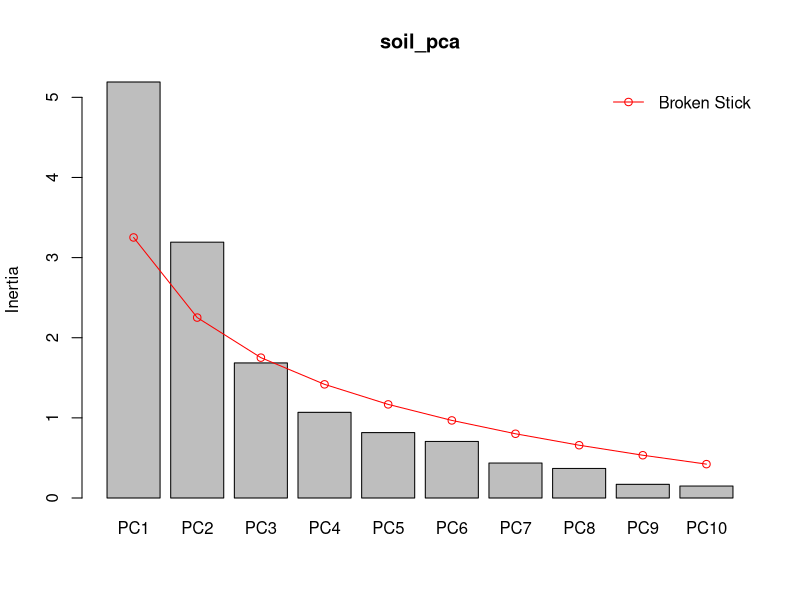
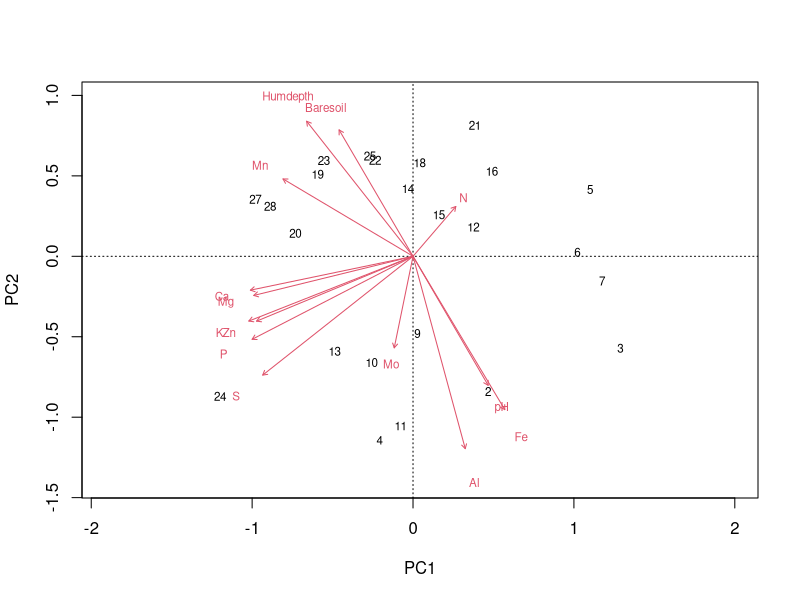
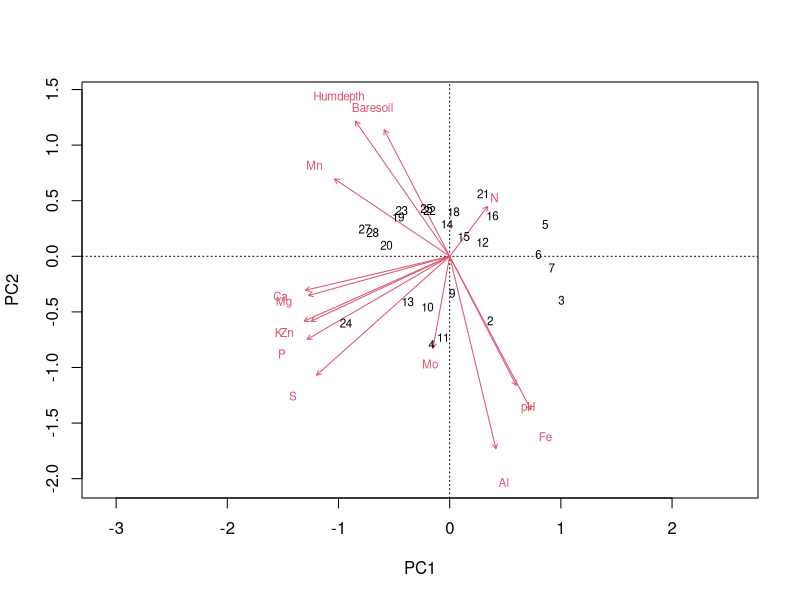
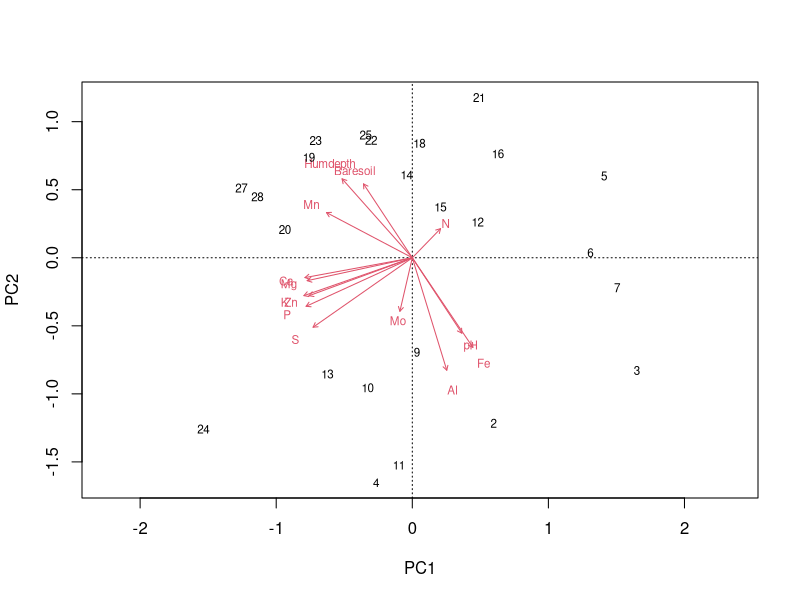
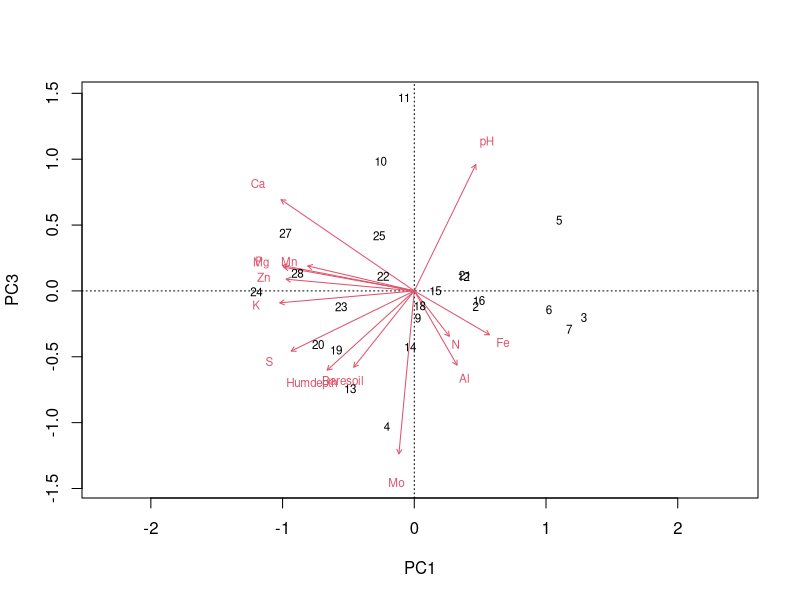
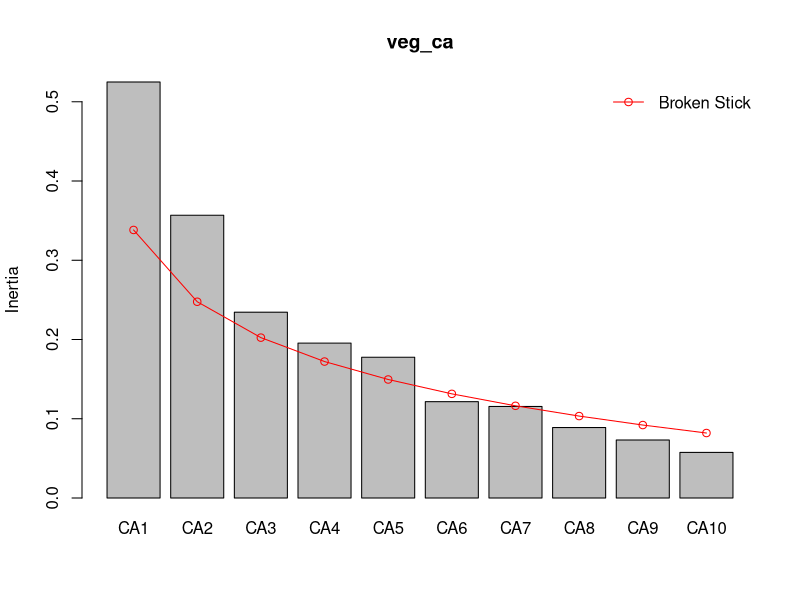
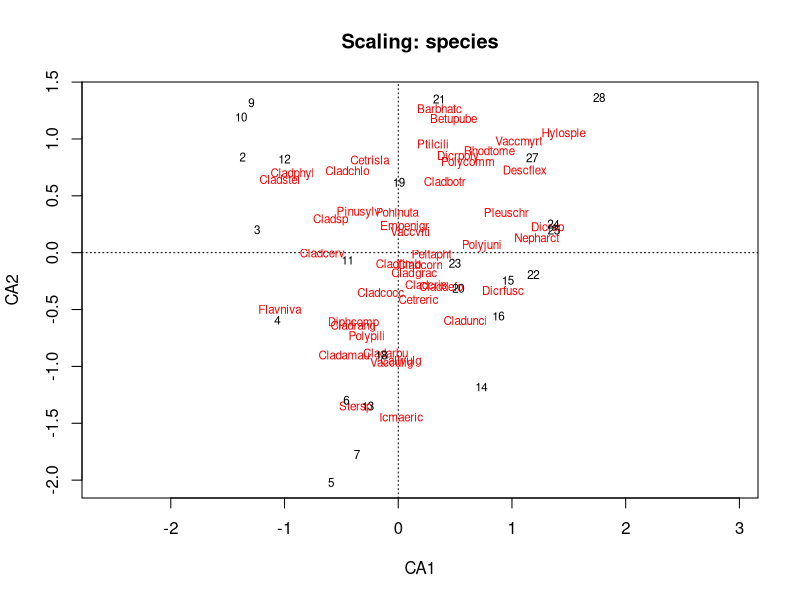
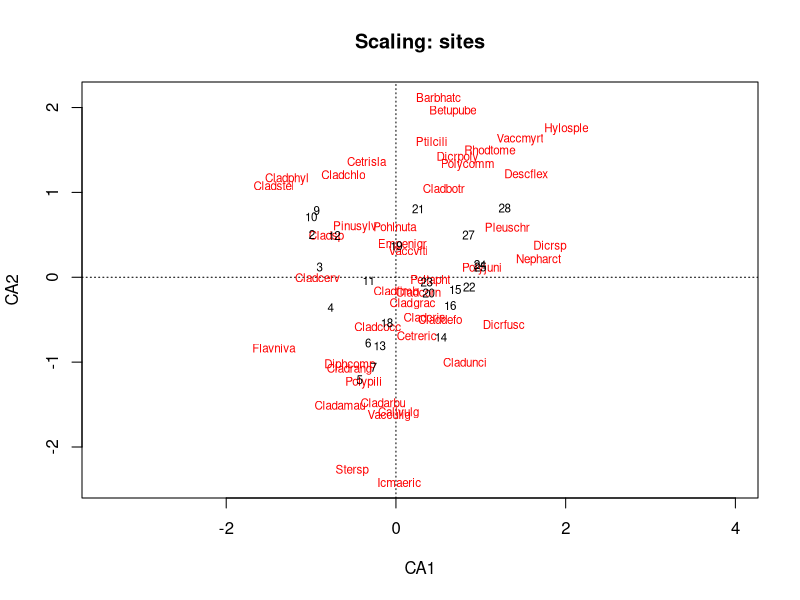

Write the R code that produced these figures, in order.
## ---- chunk 1
library(vegan)
## ---- chunk 2
data(varespec)
varespec[1:5, 1:5] # display only a subset
## ---- chunk 3
data(varechem)
varechem[1:5, 1:5] # display only a subset
## ---- chunk 4
soil_pca <- pca(varechem, scale = TRUE)
## ---- chunk 5
summary(soil_pca)
## ---- chunk 6
screeplot(soil_pca, bstick = TRUE)
## ---- chunk 7
#| fig-width: 5
#| fig-height: 4
biplot(soil_pca, scaling = "symmetric")
## ---- chunk 8
#| fig-width: 5
#| fig-height: 4
biplot(soil_pca, scaling = 1)
## ---- chunk 9
#| fig-width: 5
#| fig-height: 4
biplot(soil_pca, scaling = 2)
## ---- chunk 10
#| fig-width: 5
#| fig-height: 4
biplot(soil_pca, scaling = "symmetric", 
       choices = c(1, 3)) # PCs 1 and 3
## ---- chunk 11
veg_ca <- ca(varespec)
## ---- chunk 12
summary(veg_ca)
## ---- chunk 13
screeplot(veg_ca, bstick = TRUE)
## ---- chunk 14
#| fig-width: 5
#| fig-height: 4
plot(veg_ca, scaling = "species",
     main = "Scaling: species") # title
## ---- chunk 15
#| fig-width: 5
#| fig-height: 4
plot(veg_ca, scaling = "sites",
     main = "Scaling: sites") # title
## ---- chunk 16
#| fig-width: 5
#| fig-height: 4
plot(veg_ca, scaling = "symmetric",
     main = "Scaling: symmetric") # title
## ---- chunk 17
#| fig-width: 5
#| fig-height: 4
plot(veg_ca, scaling = "species",
     main = "Scaling: species", # title
     display = "species")
## ---- chunk 18
#| fig-width: 5
#| fig-height: 4
plot(veg_ca, scaling = "sites",
     main = "Scaling: sites", # title
     display = "sites")
## ---- chunk 19
veg_dist <- vegdist(varespec, method = "bray")
veg_dist
## ---- chunk 20
veg_pcoa <- pco(veg_dist, 
                add = "lingoes") # correction
## ---- chunk 21
summary(veg_pcoa)
## ---- chunk 22
screeplot(veg_pcoa, bstick = TRUE)
## ---- chunk 23
# get species scores
scrs <- scores(veg_pcoa, 
               choices = 1:2) # axes

# take the weighted averages scores 
  # (weighed by abundance)
spp_scrs <- wascores(scrs,
                     varespec) # weights
## ---- chunk 24
#| fig-width: 5
#| fig-height: 5
# plot the sites
plot(veg_pcoa)

# add species to the plot
text(spp_scrs, labels = rownames(spp_scrs), 
     col = "red", cex = 0.8) # color and size
## ---- chunk 25
set.seed(22)
data(dune)
dune_nmds <- metaMDS(dune, 
                     distance = "bray", # Bray-Curtis is the default
                     trace = FALSE)
## ---- chunk 26
dune_nmds
## ---- chunk 27
dune_nmds <- metaMDS(dune, 
                     previous.best = dune_nmds, 
                     trace = FALSE)
dune_nmds
## ---- chunk 28
#| fig-width: 6
#| fig-height: 5
plot(dune_nmds, 
     type ="t") # display the names of sites and species
## ---- chunk 29
#| fig-width: 4
#| fig-height: 4
stressplot(dune_nmds,
           main = "Shepard plot")
## ---- chunk 30
k_vec <- 1:10 # number of dimensions
stress <- numeric(length(k_vec)) # create a vector of numeric
veg_dij <- metaMDSdist(dune, trace = FALSE) # calculate dissimilarities
set.seed(25)
for(i in seq_along(k_vec)) { # run an NMDS for 1 to 10 dimensions
    sol <- metaMDSiter(veg_dij, k = i, # run the NMDS
                       trace = FALSE)
    stress[i] <- sol$stress # extract the stress
}
## ---- chunk 31
#| fig-width: 4
#| fig-height: 4
plot(k_vec, stress, type = "b", 
     ylab = "Stress", xlab = "Dimensions")
## ---- chunk 32
resum <- data.frame(Method = c("PCA", "CA", "PCoA", "NMDS"),
                    Principle = c("Linear method based on Euclidian distance",
                                  "Unimodal method based on chi^2^ distance",
                                  "Metric based on several types of distances",
                                  "Based on rank, with several types of distances"),
                    Use = c("Environmental data (or species data on short gradients)",
                            "Species data with non linear responses, chi^2^ give more weight to rare species than Bray-Curtis",
                            "Any kind of data, Bray-Curtis more sensitive to abundant species",
                            "Very flexible and robust for non-linear responsez, many zeros..."))
knitr::kable(resum)
